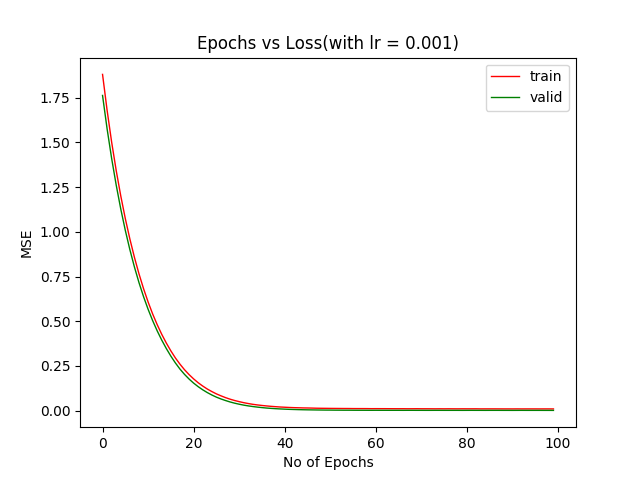

The script that drew this image:
import numpy as np
import matplotlib.pyplot as plt

x = np.arange(100)
train = np.genfromtxt('convergence_second_model8units_train.txt')
valid = np.genfromtxt('convergence_second_model8units_valid.txt')
train = np.round(train,4)
valid = np.round(valid,4)
labels = ['train', 'valid']
colors = ['r','g']

fig = plt.figure()
ax = fig.add_subplot(111)
ax.set_title('Epochs vs Loss(with lr = 0.001)')

ax.set_xlabel('No of Epochs')
ax.set_ylabel('MSE')
ax.plot(x, train,  c='r', label='train', linewidth=1.0)
ax.plot(x, valid,  c='g', label='valid', linewidth=1.0)
plt.legend()
plt.show()
